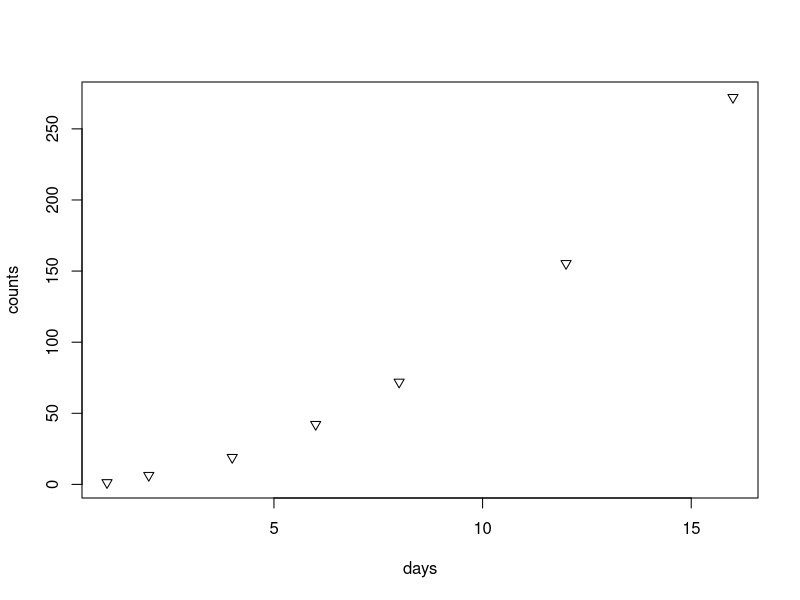
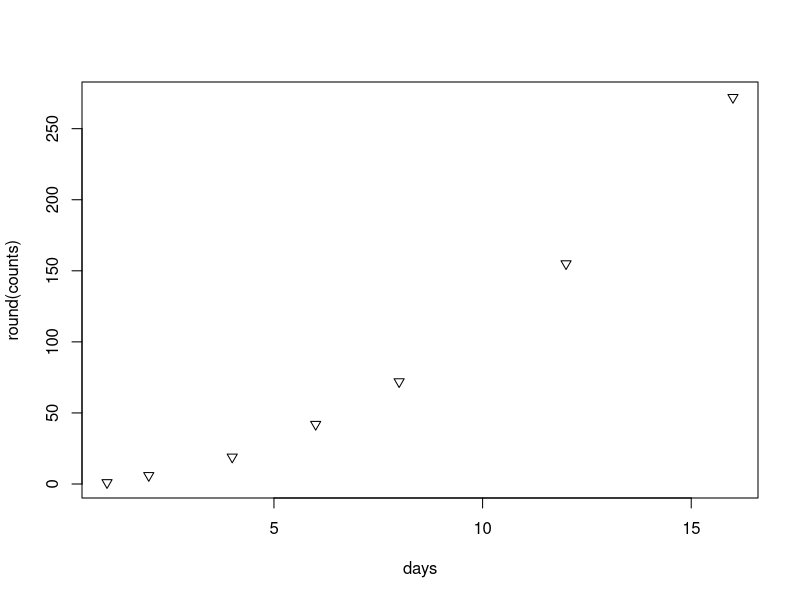
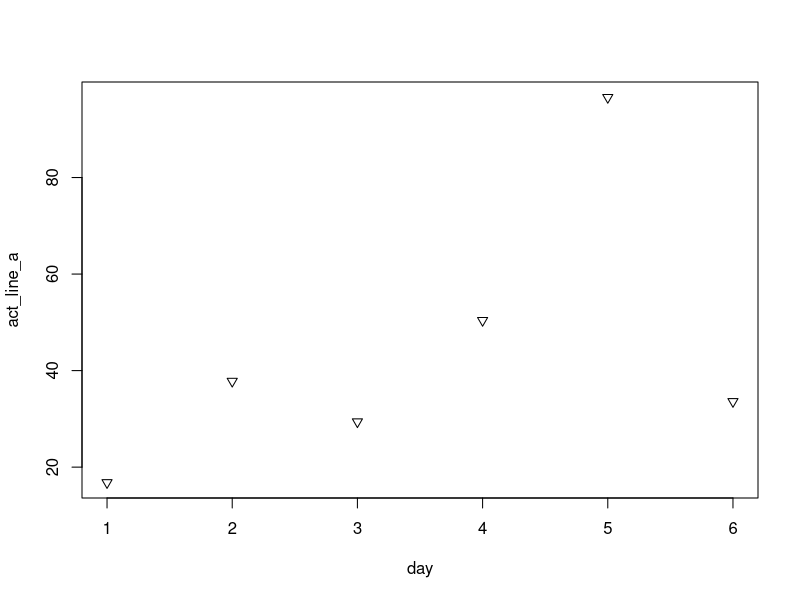
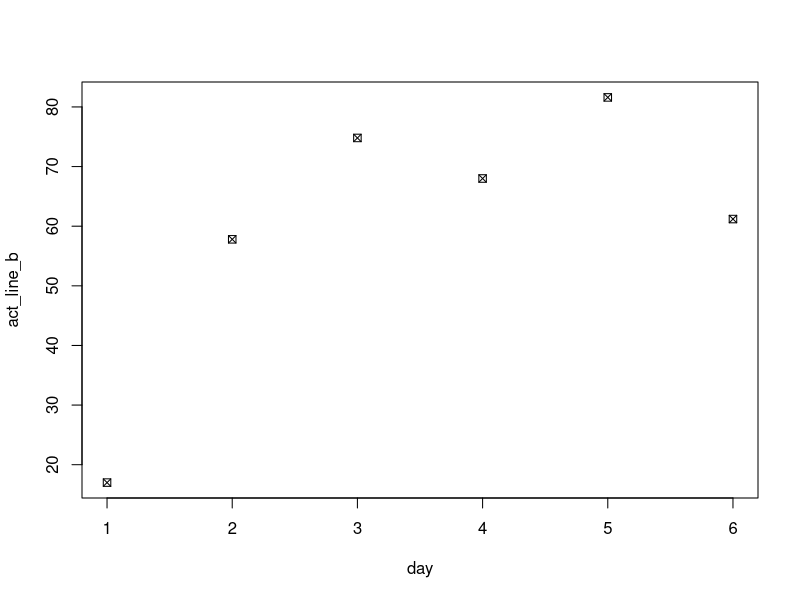
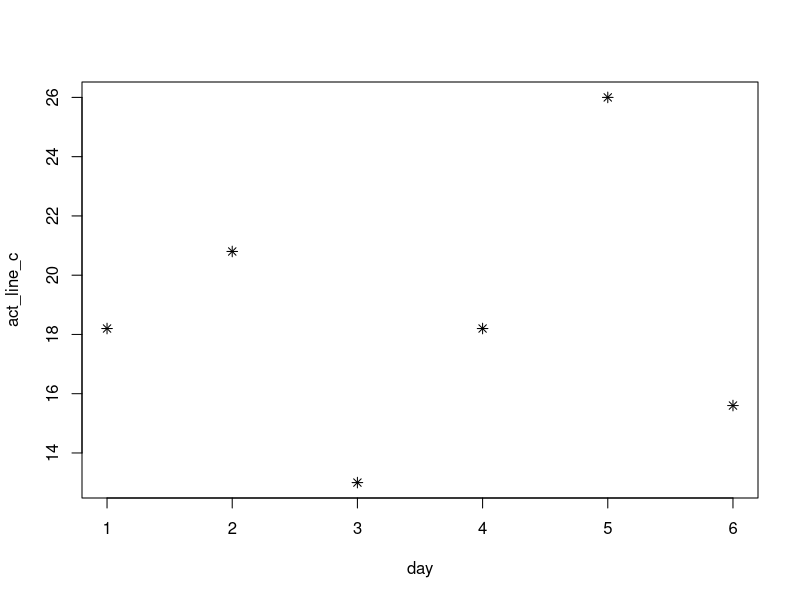
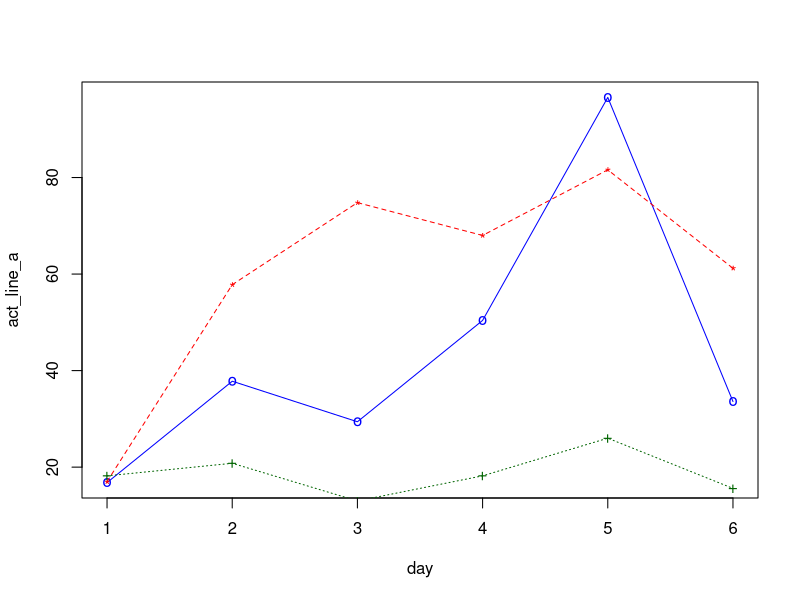

Here is the R script that generated these plots, in order:
## ---- chunk 1
#
#
#
#
#
(45 - 32) * 5/9 
(96 - 32) * 5/9 
(451 - 32) * 5/9 
## ---- chunk 2
#
#
#
#
-65 * 9/5 + 32
100 * 9/5 + 32
20 * 9/5 + 32
## ---- chunk 3
1:73 * 5
## ---- chunk 4
#
#
#
#
#
#
#
#
??sequence
sample_days <- seq(5, 365, by = 5)
sample_days
## ---- chunk 5
num_char <- c(1, 2, 3, "a")
num_logical <- c(1, 2, 3, TRUE)
char_logical <- c("a", "b", "c", TRUE)
tricky <- c(1, 2, 3, "4")
#
#
#
#
#
# Answers to the type coercion question below
#
#
#
#
#
typeof(num_char)
class(num_char)
num_char
typeof(num_logical)
class(num_logical)
num_logical
typeof(char_logical)
class(char_logical)
char_logical
typeof(tricky)
class(tricky)
tricky
## ---- chunk 6
# logical → numeric → character ← logical 
## ---- chunk 7
days <- c(1, 2, 4, 6, 8, 12, 16)
counts <- days ^ 2 + rnorm(days, mean = days)

#
#
#
#
#
#
#
#
# add your code here
?rnorm
rnorm(days, mean = days)
#
help("plot.default")
?plot.default
#
plot.default(days,counts, pch=6)
## ---- chunk 8
??round
round_days <- round(counts)
round_days
plot.default(days,round(counts), pch=6)
## ---- chunk 9
day <- c(1,2,3,4,5,6)
line_a <- c(4,9,7,12,23,8)
line_b <- c(5,17,22,20,24,18)
line_c <- c(14,16,10,14,20,12)
summary(line_a)
summary(line_b)
summary(line_c)
#
## ---- chunk 10
act_line_a <- line_a * 4.2
act_line_b <- line_b * 3.4
act_line_c <- line_c * 1.3
act_line_a
act_line_b
act_line_c
summary(act_line_a)
summary(act_line_b)
summary(act_line_c)
plot.default(day,act_line_a,pch=6)
plot.default(day,act_line_b,pch=7)
plot.default(day,act_line_c,pch=8)
#
# Plot with multiple lines (Yes I had to look it up in help as I don't tend to use base R plot very often)

# plot the first curve by calling plot() function
# First curve is plotted
 plot(day, act_line_a, type="o", col="blue", pch="o", lty=1 )

# Add second curve to the same plot by calling points() and lines()
# Use symbol '*' for points.
 points(day, act_line_b, col="red", pch="*")
 lines(day, act_line_b, col="red",lty=2)

# Add Third curve to the same plot by calling points() and lines()
# Use symbol '+' for points.
 points(day, act_line_c, col="dark green",pch="+")
 lines(day, act_line_c, col="dark green", lty=3)
